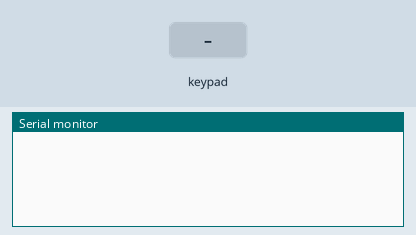
Bench run of a sketch on a simulated Arduino Leonardo, built with avr-gcc and run on an emulated ATmega32U4. Parts: the last lines printed to the serial monitor. The test bench sets the inputs (shaded band).

Above: at 1.2 s.
1.3 s: key 'F' pressed
At 1.44 s:
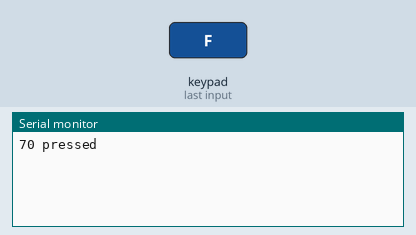
At 2.5 s:
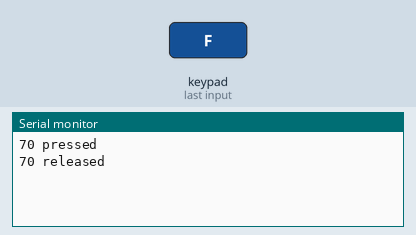

The sketch:

macropad.ino
```cpp
#include <Keyboard.h>

#include <Adafruit_Keypad.h>


const byte ROWS = 4;
const byte COLS = 4;

const uint8_t hexaKeys[COLS][ROWS] = {
  {0xF0, 0xF4, 0xF8, 0x46}, // {F13, F17, F21, F(YT FLSCN},
  {0xF1, 0xF5, 0xF9, 0x20}, // {F14, F18, F22, SPACE(YT PSE)},
  {0xF2, 0xF6, 0xFA, 0xD8}, // {F15, F19, F23, LFT(YT RW)},
  {0xF3, 0xF7, 0xFB, 0xD7}  // {F16, F20, F24, RT(YT FF)}
};

byte rowPins[ROWS] = {10, 16, 14, 15};
byte colPins[COLS] = {9, 8, 7, 6};

Adafruit_Keypad customKeypad = Adafruit_Keypad(makeKeymap(hexaKeys), rowPins, colPins, COLS, ROWS);

void setup(){
  Serial.begin(9600);
  customKeypad.begin();
}

void loop() {
  // put your main code here, to run repeatedly:
  customKeypad.tick();

  while(customKeypad.available()){
    keypadEvent e = customKeypad.read();
    Serial.print(e.bit.KEY);
    if(e.bit.EVENT == KEY_JUST_PRESSED){
      Serial.println(" pressed");
      Keyboard.press(e.bit.KEY);
    }
    else if(e.bit.EVENT == KEY_JUST_RELEASED){
      Serial.println(" released");
      Keyboard.release(e.bit.KEY);
    }
  }

  delay(10);
}
```

Measured:
- after the input at 1.3 s, the serial monitor: prints a new line at once (image 1)
